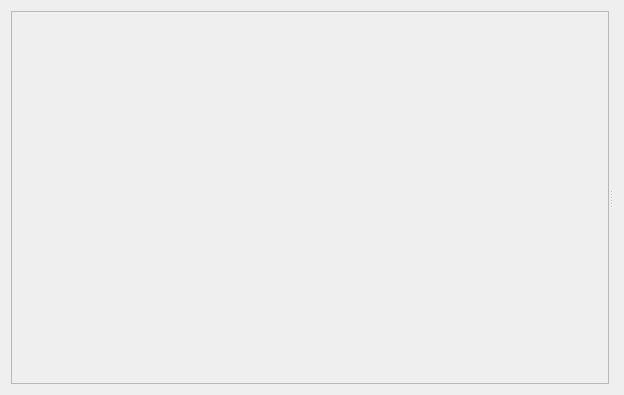
<?xml version="1.0" encoding="UTF-8"?>
<ui version="4.0">
 <class>ServersWidget</class>
 <widget class="QWidget" name="ServersWidget">
  <property name="geometry">
   <rect>
    <x>0</x>
    <y>0</y>
    <width>624</width>
    <height>395</height>
   </rect>
  </property>
  <property name="windowTitle">
   <string>Form</string>
  </property>
  <layout class="QGridLayout" name="gridLayout">
   <item row="0" column="0">
    <widget class="QSplitter" name="splitter">
     <property name="minimumSize">
      <size>
       <width>100</width>
       <height>0</height>
      </size>
     </property>
     <property name="orientation">
      <enum>Qt::Horizontal</enum>
     </property>
     <property name="childrenCollapsible">
      <bool>false</bool>
     </property>
     <widget class="NavBar" name="serversToolBox">
      <property name="minimumSize">
       <size>
        <width>100</width>
        <height>0</height>
       </size>
      </property>
      <property name="frameShape">
       <enum>QFrame::StyledPanel</enum>
      </property>
      <property name="frameShadow">
       <enum>QFrame::Raised</enum>
      </property>
     </widget>
     <widget class="QStackedWidget" name="stackedWidget"/>
    </widget>
   </item>
  </layout>
 </widget>
 <customwidgets>
  <customwidget>
   <class>NavBar</class>
   <extends>QFrame</extends>
   <header>src/extensions/navbar/navbar.h</header>
   <container>1</container>
  </customwidget>
 </customwidgets>
 <resources/>
 <connections/>
</ui>
